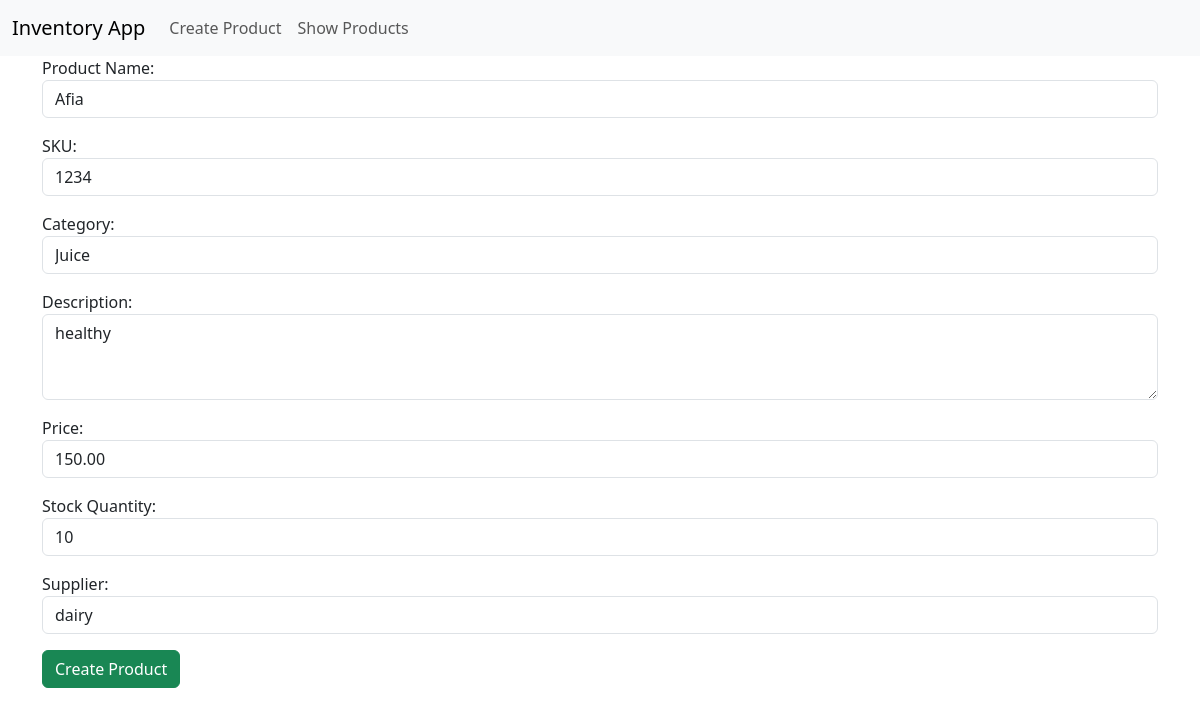
The app's page /update/2/ with its own data.
### invapp/models.py (models this page shows, shortened)
class Product(models.Model):
    product_id = models.AutoField(primary_key=True)
    name = models.CharField(max_length=100)
    sku = models.CharField(max_length=50, unique=True)
    category = models.CharField(max_length=50)
    description = models.TextField()
    price = models.DecimalField(max_digits=10, decimal_places=2)
    stock = models.PositiveIntegerField()
    supplier = models.CharField(max_length=100)

### invapp/views.py (the view)
# urls.py: path('update/<int:product_id>/', views.product_update_view, name='product_update'),
def product_update_view(request, product_id):
    product = Product.objects.get(product_id=product_id)
    form = ProductForm(request.POST or None, instance=product)
    if form.is_valid():
        form.save()
        return redirect('product_list')
    return render(request, 'invapp/productform.html', {'form': form, 'product': product})

### invapp/forms.py
class ProductForm(forms.ModelForm):
    class Meta:
        model = Product
        fields = '__all__'
        widgets = {
            'product_id': forms.HiddenInput(),
            'name': forms.TextInput(attrs={'class': 'form-control'}),
            'sku': forms.TextInput(attrs={'class': 'form-control'}),
            'category': forms.TextInput(attrs={'class': 'form-control'}),
            'description': forms.Textarea(attrs={'class': 'form-control', 'rows': 3}),
            'price': forms.NumberInput(attrs={'class': 'form-control'}),
            'stock': forms.NumberInput(attrs={'class': 'form-control'}),
            'supplier': forms.TextInput(attrs={'class': 'form-control'}),
        }
        labels = {
            'product_id': 'Product ID',
            'name': 'Product Name',
            'sku': 'SKU',
            'category': 'Category',
            'description': 'Description',
            'price': 'Price',
            'stock': 'Stock Quantity',
            'supplier': 'Supplier',
        }

### invapp/templates/invapp/productform.html (shortened to what this page needs)
{% extends 'invapp/layout.html' %}
{% block content %}
    <h1 class="text-center">Create a New Product</h1>
    <form method="POST" class="jumbotron">
        {{ form.as_p }}
        <button type="submit" class="btn btn-success btn-block">Create Product</button>
    </form>
{% endblock %}

### records on screen
Product: name "Afia", sku "1234", category "Juice", description "healthy", price "150.00", stock "10", supplier "dairy"
